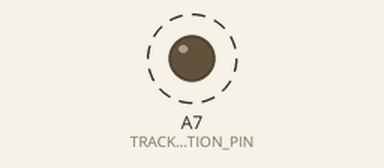
Recording of a sketch running on a simulated Teensy 4. Parts: output pins drawn as LEDs (lit = HIGH). Dashed ring = blinking. WiFi joins after 1.5 s; servers stay silent unless stated; pins used as bus, display or sensor lines are not drawn; what the sketch prints to the serial monitor is not drawn.

Above: at 7.9 s.
Timing chart, 0 to 12.3 s (numbered marks = the images above):
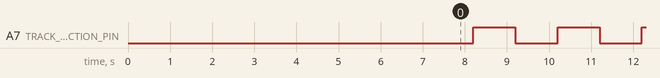

Measured:
- by itself, A7 (TRACK_DIRECTION_PIN): alternates HIGH for 1.0 s and LOW for 1.0 s

The sketch:

proof-of-work.ino
```cpp
/*
 Web client

 This sketch connects to a test website (httpbin.org)
 and try to do a GET request, the output is printed
 on Serial

 by Renzo Mischianti <www.mischianti.org>

 https://www.mischianti.org

 */

#include <SPI.h>
#include <Ethernet.h>

// if you don't want to use DNS (and reduce your sketch size)
// use the numeric IP instead of the name for the server:
//IPAddress server(74,125,232,128);  // numeric IP for Google (no DNS)
//char server[] = "www.google.com";    // name address for Google (using DNS)
char server[] = "httpbin.org";    // name address for Google (using DNS)

// Enter a MAC address for your controller below.
// Newer Ethernet shields have a MAC address printed on a sticker on the shield
byte mac[] = { 0xDE, 0xAD, 0xBE, 0xEF, 0xFE, 0xED };

// Set the static IP address to use if the DHCP fails to assign
#define MYIPADDR 192,168,1,28
#define MYIPMASK 255,255,255,0
#define MYDNS 192,168,1,1
#define MYGW 192,168,1,1

// Initialize the Ethernet client library
// with the IP address and port of the server
// that you want to connect to (port 80 is default for HTTP):
EthernetClient client;

// Variables to measure the speed
unsigned long beginMicros, endMicros;
unsigned long byteCount = 0;
bool printWebData = true;  // set to false for better speed measurement

#define TRACK_POWER_ENABLE_PIN 20
#define TRACK_DIRECTION_PIN 21

void setup() {
	pinMode(TRACK_POWER_ENABLE_PIN, OUTPUT);
	pinMode(TRACK_DIRECTION_PIN, OUTPUT);

	digitalWrite(TRACK_POWER_ENABLE_PIN, LOW);
	digitalWrite(TRACK_DIRECTION_PIN, LOW);

    Serial.begin(115200);
    delay(1000);
    Serial.println("Begin Ethernet");

    // You can use Ethernet.init(pin) to configure the CS pin
    //Ethernet.init(10);  // Most Arduino shields
	// SPI.begin(6, 2, 7, 10);

	Serial.print("SCK"); Serial.println(SCK);
	Serial.print("MISO"); Serial.println(MISO);
	Serial.print("MOSI"); Serial.println(MOSI);
	Serial.print("SS"); Serial.println(SS);

    Ethernet.init(7);   // MKR ETH Shield
    //Ethernet.init(0);   // Teensy 2.0
    //Ethernet.init(20);  // Teensy++ 2.0
    //Ethernet.init(15);  // ESP8266 with Adafruit FeatherWing Ethernet
    //Ethernet.init(33);  // ESP32 with Adafruit FeatherWing Ethernet

    if (Ethernet.begin(mac)) { // Dynamic IP setup
        Serial.println("DHCP OK!");
    }else{
        Serial.println("Failed to configure Ethernet using DHCP");
        // Check for Ethernet hardware present
        if (Ethernet.hardwareStatus() == EthernetNoHardware) {
          Serial.println("Ethernet shield was not found.  Sorry, can't run without hardware. :(");
          while (true) {
            delay(1); // do nothing, no point running without Ethernet hardware
          }
        }
        if (Ethernet.linkStatus() == LinkOFF) {
          Serial.println("Ethernet cable is not connected.");
        }

          IPAddress ip(MYIPADDR);
          IPAddress dns(MYDNS);
          IPAddress gw(MYGW);
          IPAddress sn(MYIPMASK);
          Ethernet.begin(mac, ip, dns, gw, sn);
          Serial.println("STATIC OK!");
    }
    delay(5000);


    Serial.print("Local IP : ");
    Serial.println(Ethernet.localIP());
    Serial.print("Subnet Mask : ");
    Serial.println(Ethernet.subnetMask());
    Serial.print("Gateway IP : ");
    Serial.println(Ethernet.gatewayIP());
    Serial.print("DNS Server : ");
    Serial.println(Ethernet.dnsServerIP());

   Serial.println("Ethernet Successfully Initialized");
  // if you get a connection, report back via serial:
  if (client.connect(server, 80)) {
    Serial.println("Connected!");
    // Make a HTTP request:
    client.println("GET /get HTTP/1.1");
    client.println("Host: httpbin.org");
    client.println("Connection: close");
    client.println();
  } else {
    // if you didn't get a connection to the server:
    Serial.println("connection failed");
  }
  beginMicros = micros();
}

void loop() {
	Serial.println(Ethernet.hardwareStatus());

	digitalWrite(TRACK_POWER_ENABLE_PIN, HIGH);
	delay(500);

	digitalWrite(TRACK_DIRECTION_PIN, HIGH);
	delay(500);

	digitalWrite(TRACK_POWER_ENABLE_PIN, LOW);
	delay(500);

	digitalWrite(TRACK_DIRECTION_PIN, LOW);
	delay(500);
}
```
